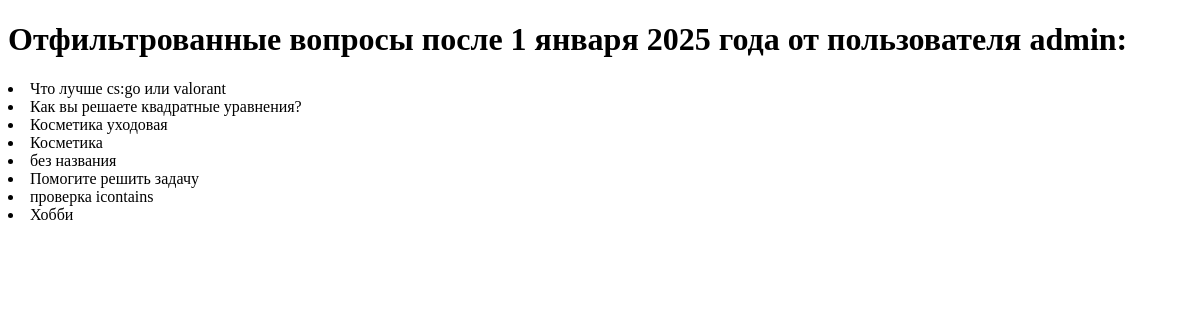
Before: /filtered_questions with the older database file.
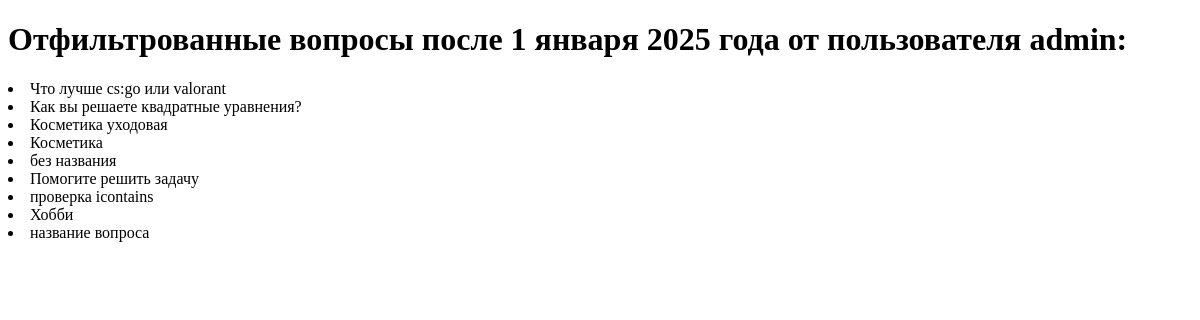
After: the same page with the newer database file.
### forum/models.py (models this page shows, shortened)
class question(models.Model):
    category = models.ForeignKey(
        category,
        on_delete=models.CASCADE,
        related_name="questions",
        verbose_name="Категория вопроса",
    )
    user = models.ForeignKey(
        Profile,
        on_delete=models.CASCADE,
        verbose_name="Пользователь",
        related_name="questions_by",
    )
    question_title = models.CharField(
        max_length=100,
        blank=True,
        default="",
        verbose_name="Название вопроса",
        validators=[alphanumeric],
    )
    question_body = models.CharField(max_length=1000, verbose_name="Содержание вопроса")
    document = models.FileField(upload_to="documents/", null=True, blank=True)
    question_date = models.DateField(auto_now_add=True)
    question_time = models.TimeField(default=timezone.now)
    history = HistoricalRecords()
    def __str__(self):
        return self.question_title
    class Meta:
        verbose_name = "Вопрос"
        verbose_name_plural = "Вопросы"
        ordering = ["question_date"]

### forum/views.py (the view)
# urls.py: path("filtered_questions", views.filtered_questions, name="filtered_questions"),
def filtered_questions(request):
    current_year = timezone.now().year
    questions = question.objects.filter(
        question_date__gt=timezone.datetime(current_year, 1, 1)
    ).filter(user="1")
    return render(request, "forum/filtered_questions.html", {"questions": questions})

### forum/templates/forum/filtered_questions.html (shortened to what this page needs)
<!DOCTYPE html>
<html lang="en">
<head>
</head>
<body>
    <h1>Отфильтрованные вопросы после 1 января 2025 года от пользователя admin: </h1>
    {% for question in questions %}
        <li>{{ question }}</li>
    {% endfor %}
</body>
</html>

Changed rows visible on the page:
added question: question_title "название вопроса"
